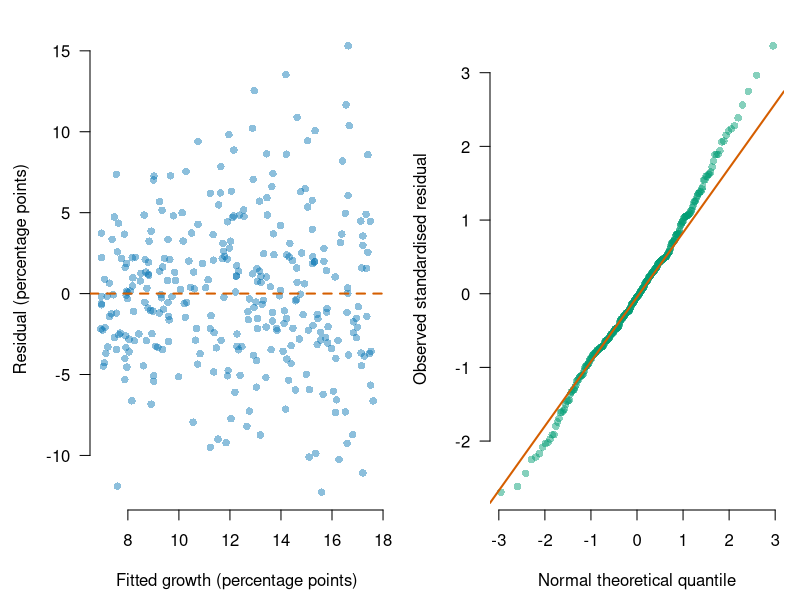

This chart was generated by the following R code:
## ---- chunk 1
set.seed(734)
n_mock <- 320
marketing_10k <- round(runif(n_mock, 0.25, 8), 2)
experience_years <- sample(0:18, n_mock, replace = TRUE)
team_size <- sample(
  1:10, n_mock, replace = TRUE,
  prob = c(8, 16, 20, 20, 14, 9, 6, 4, 2, 1)
)
digital <- factor(
  ifelse(runif(n_mock) < 0.45, "Yes", "No"),
  levels = c("No", "Yes")
)
spend_c <- marketing_10k - 4
growth_mean <-
  8 + 1.10 * spend_c + 3 * (digital == "Yes") -
  0.10 * spend_c^2 + 0.30 * experience_years +
  0.70 * spend_c * (digital == "Yes") + 0.20 * team_size
growth_pct <- round(
  growth_mean + rnorm(n_mock, 0, 2.5 + 0.40 * marketing_10k),
  2
)
ventures <- data.frame(
  growth_pct, marketing_10k, experience_years, team_size, digital, spend_c
)

dir.create("docs/data", recursive = TRUE, showWarnings = FALSE)
write.csv(
  ventures, "docs/data/qm-intermediate-mock-exam.csv", row.names = FALSE
)

simple_model <- lm(growth_pct ~ marketing_10k, data = ventures)
multiple_model <- lm(
  growth_pct ~ marketing_10k + experience_years + team_size + digital,
  data = ventures
)
additive_model <- lm(
  growth_pct ~ spend_c + digital + experience_years,
  data = ventures
)
extended_model <- lm(
  growth_pct ~ spend_c * digital + I(spend_c^2) + experience_years,
  data = ventures
)
## ---- chunk 2
old_par <- par(no.readonly = TRUE)
par(mfrow = c(1, 2), mar = c(4.5, 4.5, 1.4, 0.8), las = 1,
    family = "sans")
plot(
  fitted(simple_model), residuals(simple_model),
  pch = 16, col = grDevices::adjustcolor("#0072B2", 0.45),
  bty = "n", xlab = "Fitted growth (percentage points)",
  ylab = "Residual (percentage points)"
)
abline(h = 0, col = "#D55E00", lwd = 2, lty = 2)
qqnorm(
  rstandard(simple_model), pch = 16,
  col = grDevices::adjustcolor("#009E73", 0.48),
  bty = "n", main = "", xlab = "Normal theoretical quantile",
  ylab = "Observed standardised residual"
)
qqline(rstandard(simple_model), col = "#D55E00", lwd = 2)
par(old_par)
